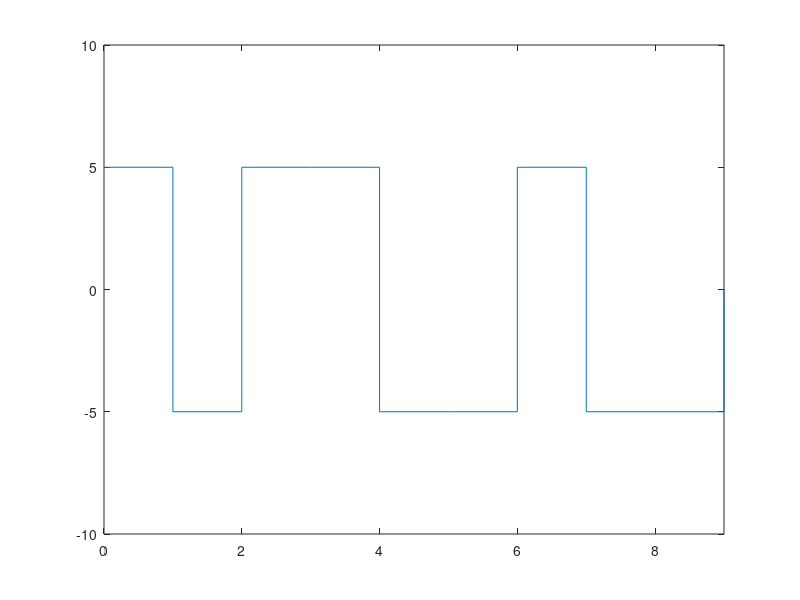

Write MATLAB code to recreate this figure.
clear all;
bitstream=[1 0 1 1 0 0 1 0 0];
out=zeros(1,10);
out(1)=5;
outX=0:9;
index=1;
for i=1:9
    if bitstream(i)==0
        out(index)=-5;
    else
        out(index)=5;
    end
    index=index+1;
end
figure;
stairs(outX,out);
axis([0,9,-10,10]);